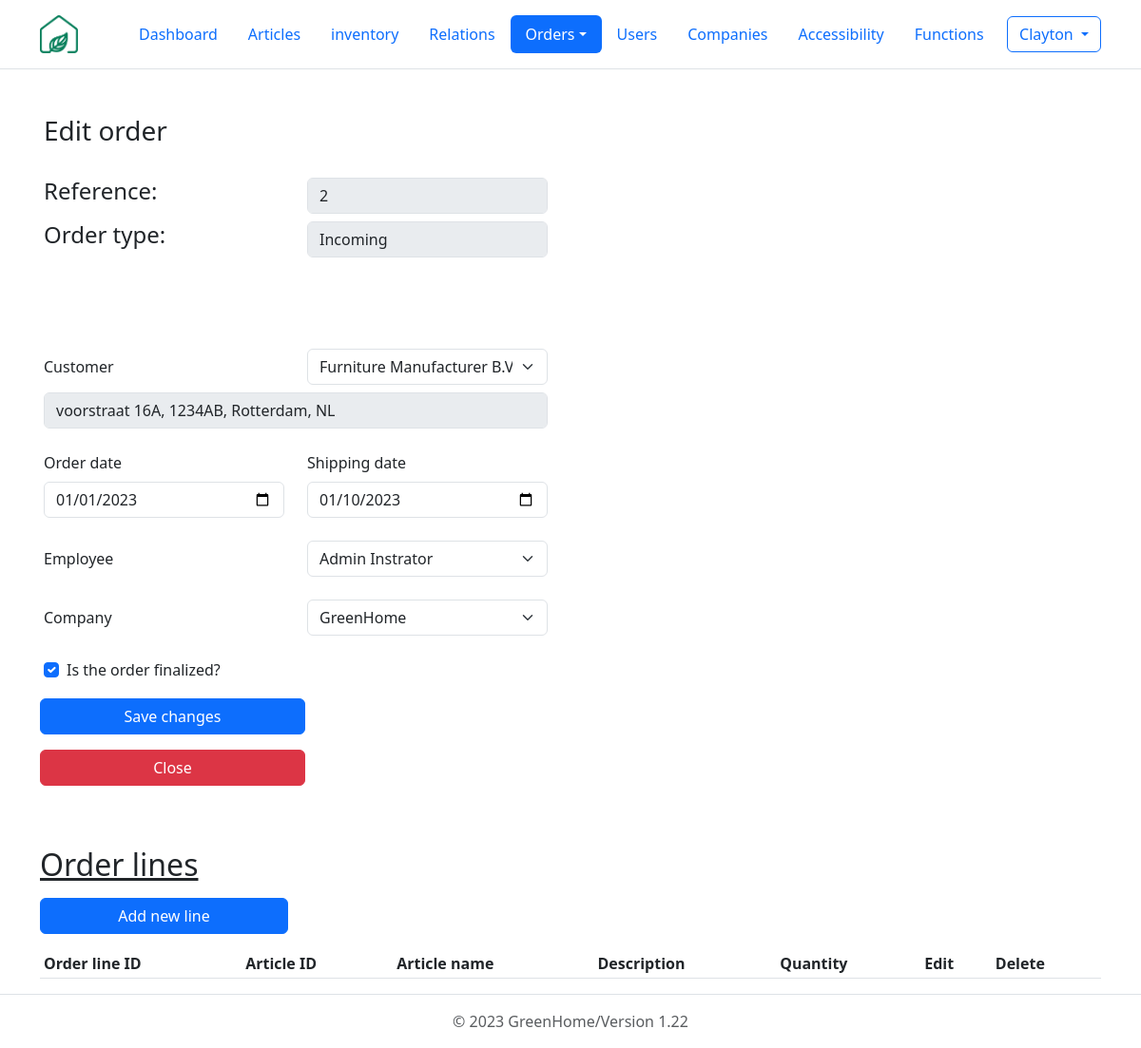
The app's page /php/orders/GUI_orderEdit.php?id=2 (signed in) with its own data.
### tables this page shows
CREATE TABLE orders (
  id int(10) NOT NULL, 
  order_date date NOT NULL, 
  shipping_date date NOT NULL, 
  order_type tinyint(1) NOT NULL, 
  employee_id int(10) NOT NULL, 
  relation_id int(10) NOT NULL, 
  company_id int(10) NOT NULL,
  is_finalized tinyint(1) NOT NULL DEFAULT 0
);

CREATE TABLE relations (
  id int(10) NOT NULL, 
  name varchar(255) NOT NULL, 
  street varchar(255) NOT NULL, 
  house_nr varchar(10), 
  zip_code varchar(50) NOT NULL, 
  city varchar(255) NOT NULL, 
  country_code char(2) NOT NULL, 
  email_adress varchar(255) NOT NULL, 
  phone_number varchar(22) NOT NULL 
);

CREATE TABLE companies (
  id int(10) NOT NULL, 
  name varchar(255) NOT NULL, 
  street varchar(255) NOT NULL, 
  house_nr varchar(10), 
  zipcode varchar(50) NOT NULL, 
  city varchar(255) NOT NULL, 
  country_code char(2) NOT NULL, 
  email_adress varchar(320) NOT NULL UNIQUE, 
  phone_number varchar(22) NOT NULL 
);

### php/orders/GUI_orderEdit.php (the view, shortened to what this page needs)
<?php
require_once '../include/db_connect.php';
$order_date = "";
$shipping_date = "";
$order_type = "";
$employee_id = "";
$relation_id = "";
$company_id = "";
if($_SERVER['REQUEST_METHOD'] == 'GET'){
    $id = $_GET["id"];
    $sql = "SELECT orders.order_date, orders.shipping_date, orders.order_type, orders.employee_id, orders.relation_id, orders.company_id, orders.is_finalized, relations.name AS relation_name, CONCAT(relations.street, ' ', relations.house_nr, ', ', relations.zip_code, ', ', relations.city, ', ', relations.country_code) AS relation_adress, companies.name AS company_name, CONCAT(employees.first_name,' ',employees.last_name) AS `employee_name`
    FROM `orders`
    JOIN relations
      ON relations.id = orders.relation_id
    JOIN companies
      ON companies.id = orders.company_id
    JOIN employees
      ON employees.id = orders.employee_id
    WHERE orders.id=$id";
    $result = $connection->query($sql);
    $row = $result->fetch_assoc();
    $order_date = $row["order_date"];
    $shipping_date = $row["shipping_date"];
    $order_type = $row["order_type"];
    $employee_id = $row["employee_id"];
    $relation_id = $row["relation_id"];
    $company_id = $row["company_id"];
    $company_name = $row["company_name"];
    $relation_name = $row["relation_name"];
    $relation_adress = $row["relation_adress"];
    $is_finalized = $row["is_finalized"];
    $employee_name = $row["employee_name"];
}
?>
<html lang="en" class="h-100" data-bs-theme="light">
  <head>
    <link href="https://cdn.jsdelivr.net/npm/bootstrap@5.3.0-alpha1/dist/css/bootstrap.min.css" rel="stylesheet">
  </head>
  <header class="p-3 mb-3 border-bottom">
    <div class="container">
      <div class="d-flex flex-wrap align-items-center justify-content-center justify-content-lg-start">
        <a href="../../dashboard.php" class="d-flex align-items-center mb-2 mb-lg-0 text-dark text-decoration-none me-5">
          <img src="../../images/logo.png" alt="company logo" srcset="" width="40" height="40">
        </a>
        <ul class="nav col-12 col-lg-auto me-lg-auto mb-2 justify-content-center mb-md-0 nav-pills">
          <li class="nav-item"><a href="../../dashboard.php" class="nav-link">Dashboard</a></li>
          <li class="nav-item"><a href="../articles/GUI_articles.php" class="nav-link" >Articles</a></li>
          <li class="nav-item"><a href="../stock/GUI_stock.php" class="nav-link" >inventory</a></li>
          <li class="nav-item"><a href="../relations/GUI_relations.php" class="nav-link" aria-current="page" >Relations</a></li>
          <li class="nav-item dropdown">
            <a class="nav-link active dropdown-toggle" data-bs-toggle="dropdown" href="#" role="button" aria-expanded="false">Orders</a>
          </li>
          <li class="nav-item"><a href="../users/GUI_users.php" class="nav-link" aria-current="page">Users</a></li>
          <li class="nav-item"><a href="../companies/GUI_companies.php" class="nav-link">Companies</a></li>
          <li class="nav-item"><a href="../accessibilities/GUI_accessibilities.php" class="nav-link">Accessibility</a></li>
          <li class="nav-item"><a href="../functions/GUI_functions.php" class="nav-link">Functions</a></li>
        </ul>
        <?php
          if(isset($_SESSION['user_id'])):?>
            <div class='dropdown text-end'>
              <button class="btn btn-outline-primary dropdown-toggle" type="button" data-bs-toggle="dropdown" aria-expanded="false">
              <?=$_SESSION['user_name']?>
              </button>
            </div>
          <?php else :?>
            <div class='nav-item ml-auto'>
            <a href='../users/GUI_login.php' class='btn btn-outline-primary'>Login</a>
            </div>
          <?php endif;?>
      </div>
    </div>
  </header>
  <body class="d-flex flex-column h-100">
    <div class="container my-5">
      <form method="POST" action="controller_orders.php?action=edit&order_type=incoming" class="row g-3">
        <div class="row mb-4">
          <h3>Edit order</h3>
        </div>
        <div class="row mb-2">
          <div class="col-md-3">
            <h4>Reference:</h4>
          </div>
          <div class="col-md-3">
            <fieldset disabled>
              <input type="text" class="form-control"  value="<?=$id?>"></input>
            </fieldset>
          </div>
        </div>
        <div class="row mb-5">
          <div class="col-md-3">
            <h4>Order type:</h4>
          </div>
          <div class="col-md-3">
            <fieldset disabled>
                  <input type="text" class="form-control"  value="<?php
                  if($order_type == 1){
                    echo "Outgoing";
                  } elseif($order_type == 0){
                    echo "Incoming";
                  } else {
                    echo "invalid ordertype";
                  }?>"
                  ></input>
            </fieldset>
          </div>
        </div>
        <div class="row mt-5">
          <label class="col-form-label col-md-3">Customer</label>
          <div class="col-md-3">
            <select class="form-select" name="relation_id" id="relation_id" required>
              <option value="<?=$relation_id?>"><?=$relation_name?></option>
            </select>
          </div>
        </div>
        <div class="row mt-2">
          <div class="col-md-6">
            <fieldset disabled>
              <input type="text" class="form-control" id="relation_address" value="<?=$relation_adress?>"></input>
            </fieldset>
          </div>
        </div>
        <div class="row mt-4">
          <div class="col-md-3">
            <label class="form-label">Order date</label>
            <input type="date" class="form-control" name="order_date" required value="<?=$order_date?>">
          </div>
          <div class="col-md-3">
          <label class="form-label">Shipping date</label>
            <input type="date" class="form-control" name="shipping_date" required value="<?=$shipping_date?>">
          </div>
        </div>
        <div class="row mt-4">
          <div class="col-md-3">
            <label class="col-form-label col-sm-3">Employee</label>
          </div>
            <div class="col-md-3">
              <select class="form-select" name="employee_id" required>
                <option value="<?=$employee_id?>"><?=$employee_name?></option>
              </select>
          </div>
        </div>
        <div class="row mt-4">
          <div class="col-md-3">
            <label class="col-form-label col-sm-3">Company</label>
          </div>
          <div class="col-md-3">
            <select class="form-select" name="company_id" required>
              <option value="<?=$company_id?>"><?=$company_name?></option>
            </select>
          </div>
        </div>
        <div class="row mt-4">
          <div class="col-md-3">
            <div class="form-check">
              <input type="checkbox" name="is_finalized" value="1" class="form-check-input" <?php if($is_finalized == 1) echo "checked"; ?>>
              <label class="form-check-label">Is the order finalized?</label>
            </div>
          </div>
        </div>
        <div class="row-mt-5">
          <div class="col-md-3">
            <button type="submit" class="btn btn-primary w-100 mb-3">Save changes</button>
          </div>
          <div class="col-md-3">
            <a href="<?php
              if($order_type == 0){
                echo "GUI_incoming.php";
              } elseif($order_type == 1){
                echo "GUI_outgoing.php";
              }
              ?>" class="btn btn-danger w-100">Close
            </a>
          </div>
        </div>
      </form>
    </div>
    <div class="container">
    <table class="table table-striped table-sm" id="table">
      <h2 class="mb-3"><u>Order lines</u></h2>
      <div class="row">
        <div class="col-md-3">
          <button class='btn btn-primary mb-3 w-100' data-bs-toggle='modal' data-bs-target='#newOrderLineModal'>Add new line</button>
        </div>
      </div>
      <thead>
        <tr>
          <th>Order line ID</th>
          <th>Article ID</th>
          <th>Article name</th>
          <th>Description</th>
          <th>Quantity</th>
          <th>Edit</th>
          <th>Delete</th>
        </tr>
      </thead>
    </table>
    </div>
  </body>
  <?php
  require_once '..\include\footer.php'?>
</html>

### records on screen
orders: order_type "Incoming", relation_id "Furniture Manufacturer B.V.", order_date "01/01/2023", shipping_date "01/10/2023", company_id "GreenHome", is_finalized "☑"

### other values on screen
$_SESSION['user_name'] "Clayton"
form field employee_id "Admin Instrator"
